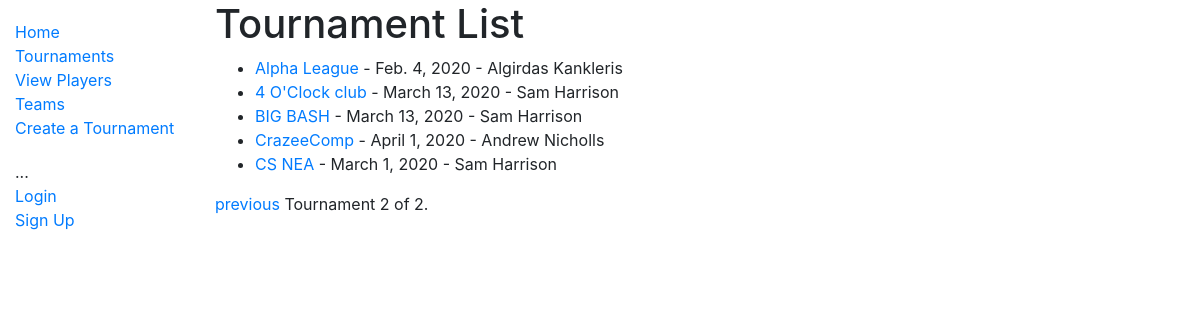
The page /tournee/Tournament/?page=2 on the database its author committed.
### tournee/models.py (models this page shows, shortened)
class Tournament(models.Model):
    tournament_name = models.CharField(db_column='Tournament_Name', null=True, max_length=64)
    tournament_prize = models.CharField(db_column='Tournament_Prize', blank=True, null=True, max_length=5000)
    winners = models.CharField(db_column='Winners', null=True, max_length=32)
    creatorid = models.ForeignKey(Player, on_delete=models.CASCADE)
    requirements = models.CharField(db_column='Requirements', null=True, max_length=5000)
    rules = models.CharField(db_column='Rules', null=True, max_length=5000)
    time_and_date = models.DateTimeField(auto_now_add=False, db_column='Time_and_Date', null=True)
    teams = models.ManyToManyField(Team, through='Seed', blank=True, through_fields=('tournament', 'team'))
    def get_absolute_url(self):
        return reverse('tournament-detail', args=[str(self.id)])

class Player(models.Model):
    name = models.CharField(db_column="Player's_Name", null=True, max_length=32)
    nationality = models.CharField(db_column="Nationality", null=True, max_length=32)
    bio = models.CharField(db_column='Bio', blank=True, null=True, max_length=5000)
    account = models.OneToOneField(User, on_delete=models.SET_NULL, null=True, blank=True)
    teams = models.ManyToManyField('Team', through='Membership', through_fields=('player', 'team'), blank=True)
    def __str__(self):
        return self.name

### tournee/views.py (the view)
# urls.py: path('Tournament/', views.TournamentListView.as_view(), name='tournament-list'),
class TournamentListView(generic.ListView):
    model = Tournament
    paginate_by = 5

### tournee/templates/tournee/tournament_list.html
{% extends "base_generic.html" %}
{% block content %}
  <h1>Tournament List</h1>
  <ul>
    {% for Tournament in tournament_list %}
        <li><a href="{{ Tournament.get_absolute_url }}">{{ Tournament.tournament_name}}</a> - {{ Tournament.time_and_date|date }} - {{ Tournament.creatorid }}</li>
    {% empty %}
        <li>There are no tournaments.</li>
    {% endfor %}
  </ul>
{% endblock %}

### rows shown on the page
Tournament: tournament_name "Alpha League", time_and_date "Feb. 4, 2020", creatorid "Algirdas Kankleris"
Tournament: tournament_name "4 O'Clock club", time_and_date "March 13, 2020", creatorid "Sam Harrison"
Tournament: tournament_name "BIG BASH", time_and_date "March 13, 2020", creatorid "Sam Harrison"
Tournament: tournament_name "CrazeeComp", time_and_date "April 1, 2020", creatorid "Andrew Nicholls"
Tournament: tournament_name "CS NEA", time_and_date "March 1, 2020", creatorid "Sam Harrison"

### other values the page prints
{{ page_obj.number }} "2"
{{ page_obj.paginator.num_pages }} "2"
